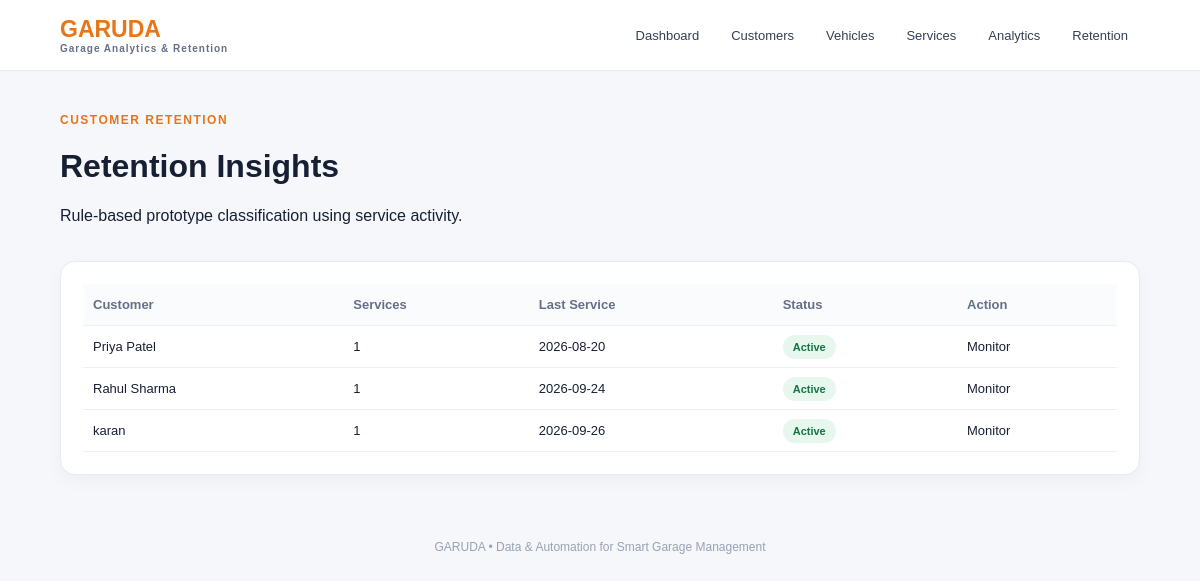
The page /retention on the database its author committed.
### tables this page shows
CREATE TABLE customers(
        id INTEGER PRIMARY KEY AUTOINCREMENT,
        name TEXT NOT NULL, phone TEXT, email TEXT);

### app.py (the view)
@app.route("/retention")
def retention():
    con = db()
    rows = con.execute("""SELECT c.id,c.name,c.phone,c.email,
        COUNT(s.id) service_count,MAX(s.service_date) last_service
        FROM customers c LEFT JOIN vehicles v ON c.id=v.customer_id
        LEFT JOIN services s ON v.id=s.vehicle_id GROUP BY c.id
        ORDER BY last_service""").fetchall()
    con.close()
    result=[]
    for r in rows:
        last=r["last_service"]
        status="At Risk" if not last or (date.today()-datetime.strptime(last,"%Y-%m-%d").date()).days>45 else "Active"
        result.append({**dict(r),"status":status})
    return render_template("retention.html", customers=result)

### app.py (called while the page is built)
def db():
    con = sqlite3.connect(DB)
    con.row_factory = sqlite3.Row
    return con

### templates/retention.html
{% extends "base.html" %}{% block content %}<div class="page-head"><div><p class="eyebrow">CUSTOMER RETENTION</p><h1>Retention Insights</h1><p>Rule-based prototype classification using service activity.</p></div></div>
<section class="panel"><table><tr><th>Customer</th><th>Services</th><th>Last Service</th><th>Status</th><th>Action</th></tr>
{% for c in customers %}<tr><td>{{c.name}}</td><td>{{c.service_count}}</td><td>{{c.last_service or "No record"}}</td><td><span class="status {{'risk' if c.status=='At Risk' else 'active'}}">{{c.status}}</span></td>
<td>{% if c.status=='At Risk' %}<button class="small-btn" onclick="alert('Follow-up reminder prepared for {{c.name}}')">Follow Up</button>{% else %}Monitor{% endif %}</td></tr>{% endfor %}</table></section>{% endblock %}

### static/style.css (style rules this page uses)
* { box-sizing:border-box }
body { margin:0;font-family:Arial,Helvetica,sans-serif;background:#f5f7fb;color:#172033 }
.eyebrow { color:#e87516;font-size:12px;font-weight:800;letter-spacing:1.5px }
.card,.panel,.form-card { background:#fff;border:1px solid #e8eaf0;border-radius:15px;padding:22px;box-shadow:0 5px 18px rgba(20,30,50,.04) }
.section-title,.page-head { display:flex;justify-content:space-between;align-items:center;margin-bottom:15px }
.panel { margin-top:20px }
table { width:100%;border-collapse:collapse;font-size:13px }
th,td { text-align:left;padding:13px 10px;border-bottom:1px solid #edf0f4 }
th { color:#667085;background:#fafbfc }
.status { padding:6px 10px;border-radius:20px;font-size:11px;font-weight:700 }
.active { background:#e8f7ee;color:#167443 }

### rows shown on the page
customers: name "Priya Patel", service_count "1", last_service "2026-08-20", status "Active"
customers: name "Rahul Sharma", service_count "1", last_service "2026-09-24", status "Active"
customers: name "karan", service_count "1", last_service "2026-09-26", status "Active"
